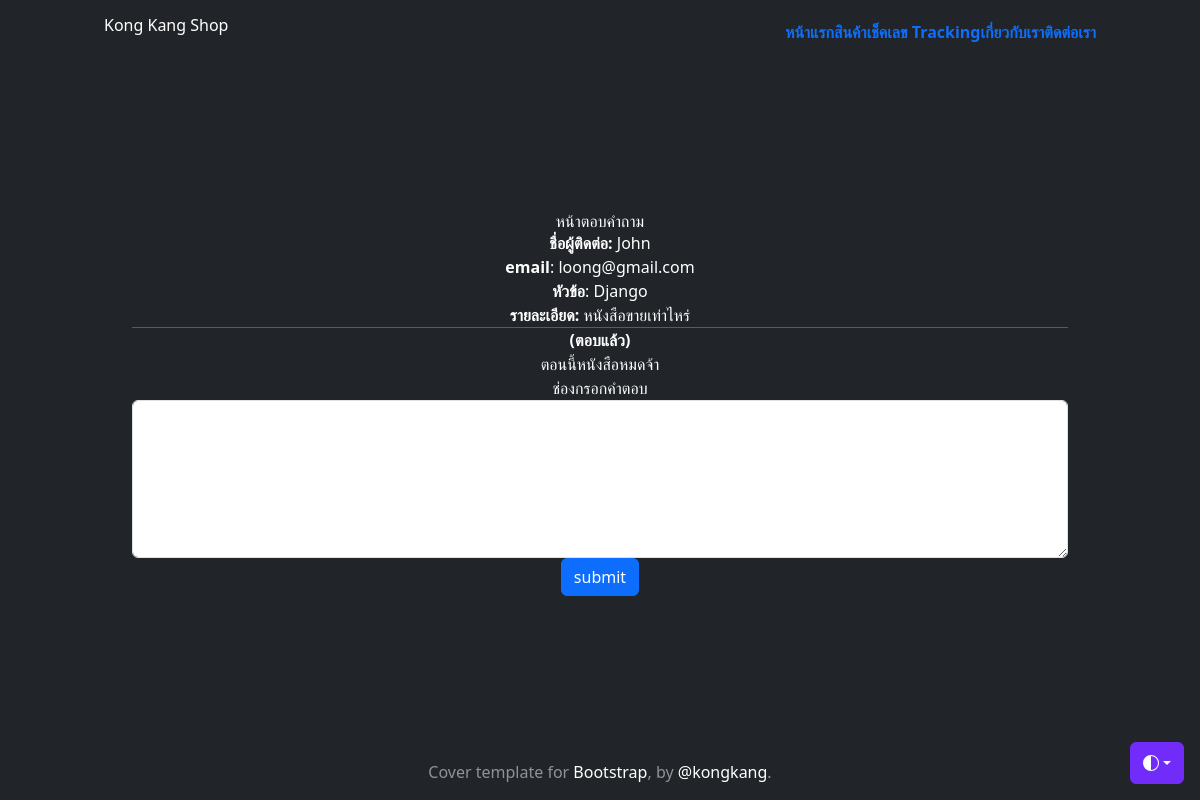
Screenshot of /anwser/1 (signed in) with the database file from the repository.
### myapp/models.py (models this page shows, shortened)
class AskQA(models.Model):
    name = models.CharField(max_length=100, verbose_name='ชื่อผู้ติดต่อ')
    email = models.EmailField(null=True, blank=True, verbose_name="email")
    title = models.CharField(max_length=100, null=True, blank=True, verbose_name="หัวข้อ")
    detail = models.TextField(null=True, blank=True, verbose_name="รายละเอียด")
    detail_answer = models.TextField(null=True, blank=True, verbose_name="คำตอบ")

### myapp/views.py (the view)
# urls.py: path("anwser/<int:askid>", anwser, name="answer"),
@login_required
def anwser(req, askid):
    record = AskQA.objects.get(id=askid)
    if req.method == 'POST':
        data = req.POST.copy()
        detail_answer = data.get('detail_answer')
        record.detail_answer = detail_answer
        record.save()
    context = {'record': record}
    return render(req, 'myapp/anwser.html', context)

### myapp/templates/myapp/anwser.html (shortened to what this page needs)
{% extends 'myapp/base.html' %}
{% block menubar %}
<a class="nav-link fw-bold py-1 px-0" aria-current="page" href="{% url 'shop' %}">หน้าแรก</a>
  <a class="nav-link fw-bold py-1 px-0" href="#">สินค้า</a>
  <a class="nav-link fw-bold py-1 px-0" href="#">เช็คเลข Tracking</a>
  <a class="nav-link fw-bold py-1 px-0" href="{% url 'about-us' %}">เกี่ยวกับเรา</a>
  <a class="nav-link fw-bold py-1 px-0 active" href="{% url 'contact' %}">ติดต่อเรา</a>
{% endblock menubar %}
{% block content %}
     <h1>หน้าตอบคำถาม</h1>
    <div class="container">
        <p><b>ชื่อผู้ติดต่อ:</b> {{record.name}}</p>
        <p><b>email</b>: {{record.email}}</p>
        <p><b>หัวข้อ</b>: {{record.title}}</p>
        <p><b>รายละเอียด:</b> {{record.detail}}</p>
        <hr>
         {% if record.detail_answer %}
            <b>(ตอบแล้ว)</b>
            <p>{{record.detail_answer}}</p>
         {% endif %}
    </div>
     <div class="container">
        <form action="" method="POST">
            <div class="form-group">
                <label for="detail">ช่องกรอกคำตอบ</label>
                <textarea class = "form-control" rows="6" id="detail_answer" name="detail_answer"></textarea>
            </div>
            <button type="submit" class="btn btn-primary">submit</button>
        </form>
     </div>
{% endblock content %}

### rows the page displays
AskQA: name "John", email "loong@gmail.com", title "Django", detail "หนังสือขายเท่าไหร่", detail_answer "ตอนนี้หนังสือหมดจ้า"
